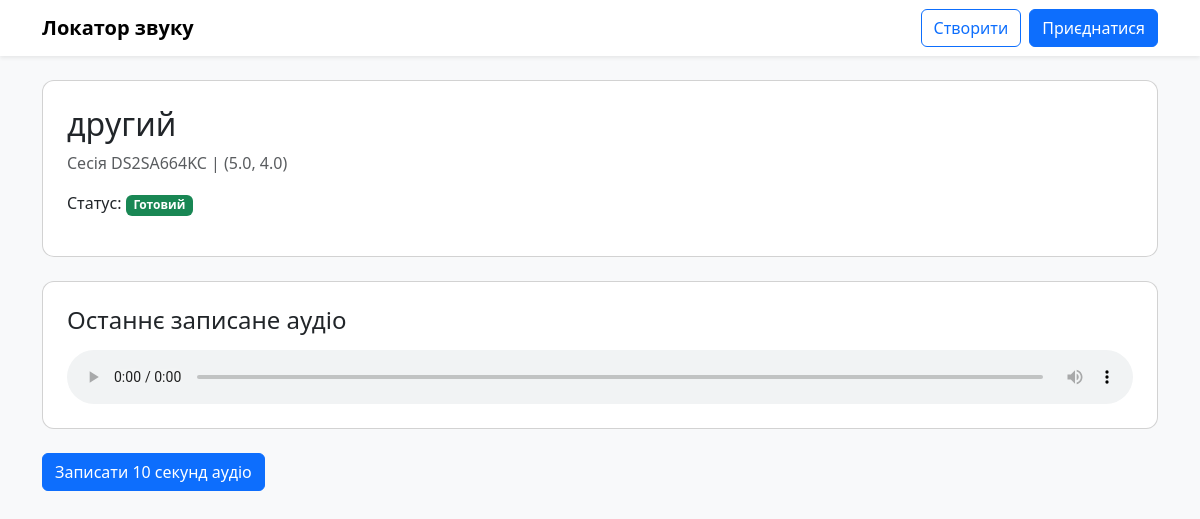
The page /mic/9/ on the database its author committed.
### core/models.py (models this page shows, shortened)
class Microphone(models.Model):
    session = models.ForeignKey(Session, on_delete=models.CASCADE, related_name='microphone_data')
    device_name = models.CharField(max_length=100)
    x_coordinate = models.FloatField()
    y_coordinate = models.FloatField()
    is_ready = models.BooleanField(default=False)
    connected_at = models.DateTimeField(auto_now_add=True)

class Session(models.Model):
    start_time = models.DateTimeField(auto_now_add=True)
    end_time = models.DateTimeField(null=True, blank=True)
    code = models.CharField(default=generate_code, max_length=10, unique=True)
    owner_name = models.CharField(max_length=100)
    width = models.FloatField()
    height = models.FloatField()
    is_active = models.BooleanField(default=True)

### core/views.py (the view)
# urls.py: path('mic/<int:pk>/', views.mic_detail, name='mic_detail'),
def mic_detail(request, pk):
    mic = get_object_or_404(Microphone, pk=pk)
    active_round = (
        RecordingRound.objects
        .filter(session=mic.session, is_active=True)
        .order_by("-created_at")
        .first()
    )
    last_segment = (
        AudioSegment.objects
        .filter(microphone=mic)
        .order_by("-created_at")
        .first()
    )
    last_segment_url = None
    if last_segment and last_segment.cloud_url:
        last_segment_url = make_public_url(last_segment.cloud_url)
    return render(request, "mic_detail.html", {
        "microphone": mic,
        "last_segment": last_segment,
        "last_segment_url": last_segment_url,
        "active_round": active_round,
    })

### core/cloud_storage.py (called while the page is built)
def _parse_gs_uri(gs_uri: str) -> tuple[str, str]:
    if not gs_uri or not gs_uri.startswith("gs://"):
        raise ValueError(f"Invalid gs uri: {gs_uri!r}")
    parsed = urlparse(gs_uri)
    bucket = parsed.netloc
    obj = parsed.path.lstrip("/")
    if not bucket or not obj:
        raise ValueError(f"Invalid gs uri: {gs_uri!r}")
    return bucket, obj

def make_public_url(gs_uri: str) -> str:
    bucket, obj = _parse_gs_uri(gs_uri)
    return f"https://storage.googleapis.com/{bucket}/{obj}"

### templates/mic_detail.html (shortened to what this page needs)
{% extends "base.html" %}
{% block content %}
<div class="card p-4 mb-4">
    <h2>{{ microphone.device_name }}</h2>
    <p class="text-muted">
        Сесія {{ microphone.session.code }} |
        ({{ microphone.x_coordinate }}, {{ microphone.y_coordinate }})
    </p>
    <p>
        Статус:
        {% if microphone.is_ready %}
            <span class="badge bg-success">Готовий</span>
        {% else %}
            <span class="badge bg-danger">Не готовий</span>
        {% endif %}
    </p>
</div>
<div class="card p-4 mb-4">
    <h4>Останнє записане аудіо</h4>
    {% if last_segment_url %}
    <audio controls class="w-100 mt-2" src="{{ last_segment_url }}"></audio>
    {% else %}
      <p class="text-muted">Немає посилання на аудіо</p>
    {% endif %}
</div>
<button id="startBtn"
        class="btn btn-primary"
        {% if not active_round %}disabled{% endif %}>
    Записати 10 секунд аудіо
</button>
{% endblock %}

### templates/base.html (style rules this page uses)
body { background-color: #f8f9fa; }
.card { border-radius: 12px; }

### rows shown on the page
Microphone: device_name "другий", session.code "DS2SA664KC", x_coordinate "5.0", y_coordinate "4.0"
